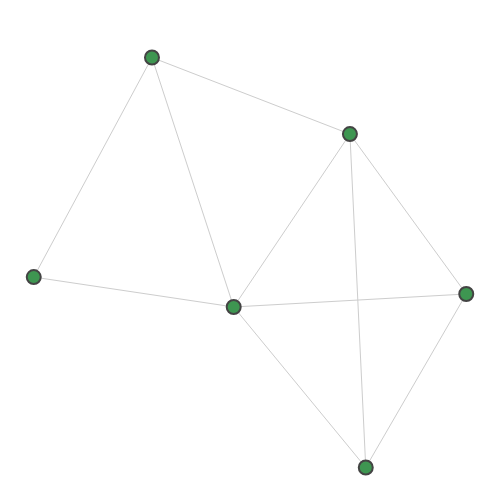

The notebook cell saved with this chart:
### Markdown cell above
### Amostragem de subgrafos

Então, quando a detecção por limiar ou a detecção por PNR seria preferível em GBS? Como as amostras de limiar podem ser pós-processadas a partir de amostras de PNR, poderíamos esperar que a detecção por PNR fosse sempre a escolha preferida. No entanto, na prática, a simulação de GBS baseada em PNR é significativamente mais lenta e verifica-se que as amostras de limiar podem fornecer informações úteis suficientes para uma variedade de aplicações.

O Strawberry Fields fornece ferramentas para resolver problemas baseados em grafos. Nesse contexto, normalmente queremos usar GBS para amostrar subgrafos, que provavelmente serão densos devido à distribuição de probabilidade do GBS [1]. 
>[1]
>Juan Miguel Arrazola and Thomas R Bromley. Using gaussian boson sampling to find dense subgraphs. Physical Review Letters, 121(3):030503, 2018.


Nesse caso, a amostragem por limiar é suficiente, pois nos permite selecionar nós do subgrafo. Vejamos isso usando um pequeno grafo fixo como exemplo:

### Code cell
from strawberryfields.apps import plot
import networkx as nx
import plotly

adj = np.array(
    [
        [0, 1, 0, 0, 1, 1],
        [1, 0, 1, 0, 1, 1],
        [0, 1, 0, 1, 1, 0],
        [0, 0, 1, 0, 1, 0],
        [1, 1, 1, 1, 0, 1],
        [1, 1, 0, 0, 1, 0],
    ]
)

graph = nx.Graph(adj)
plot.graph(graph)

### Figure 1 — Plotly figure (JSON) as saved in the notebook; plotly's stock layout.template omitted (floating-point values rounded to 4 significant figures)
{"data": [{"hoverinfo": "none", "line": {"color": "#CDCDCD", "width": 1}, "mode": "lines", "type": "scatter", "x": [0.8551, 0.3561, null, 0.8551, -0.1424, null, 0.8551, 0.4241, null, 0.3561, -0.4929, null, 0.3561, -0.1424, null, 0.3561, 0.4241, null, -0.4929, -1, null, -0.4929, -0.1424, null, -1, -0.1424, null, -0.1424, 0.4241, null], "y": [-0.1167, 0.3769, null, -0.1167, -0.1568, null, -0.1167, -0.6523, null, 0.3769, 0.6134, null, 0.3769, -0.1568, null, 0.3769, -0.6523, null, 0.6134, -0.06449, null, 0.6134, -0.1568, null, -0.06449, -0.1568, null, -0.1568, -0.6523, null]}, {"hoverinfo": "text", "marker": {"color": "#3e9651", "line": {"width": 2}, "size": 14}, "mode": "markers", "text": ["0", "1", "2", "3", "4", "5"], "type": "scatter", "x": [0.8551, 0.3561, -0.4929, -1, -0.1424, 0.4241], "y": [-0.1167, 0.3769, 0.6134, -0.06449, -0.1568, -0.6523]}], "layout": {"height": 500, "hovermode": "closest", "margin": {"b": 0, "l": 0, "r": 0, "t": 25}, "plot_bgcolor": "#ffffff", "showlegend": false, "width": 500, "xaxis": {"showgrid": false, "showticklabels": false, "zeroline": false}, "yaxis": {"showgrid": false, "showticklabels": false, "zeroline": false}}}
